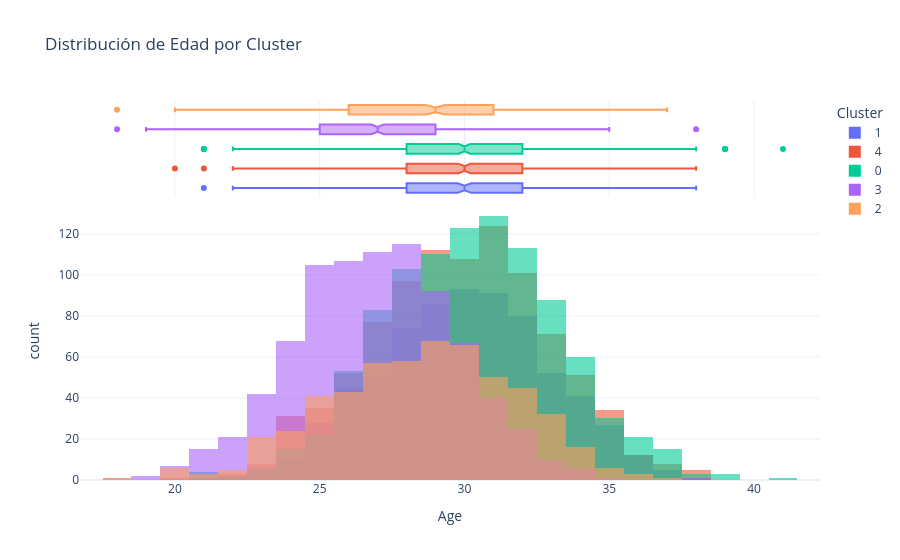

The notebook cell this image was saved under:
### Markdown cell above
HISTOGRAMAS POR CLUSTERS

### Code cell
fig = px.histogram(
    gym,
    x="Age",                 # variable que quieres analizar
    color="cluster",         # separa por cluster
    barmode="overlay",       # superpone histogramas
    opacity=0.6,             # transparencia
    nbins=30,
    marginal="box",          # mini boxplot arriba (opcional, pero buenísimo)
    title="Distribución de Edad por Cluster"
)

fig.update_layout(
    template="plotly_white",
    legend_title="Cluster"
)

fig.show()

### Figure 1 — Plotly figure (JSON) as saved in the notebook; plotly's stock layout.template omitted (floating-point values rounded to 4 significant figures; data arrays with more than 128 entries replaced by an {"elided": "..."} marker saying what was removed)
{"data": [{"bingroup": "x", "hovertemplate": "cluster=1<br>Age=%{x}<br>count=%{y}<extra></extra>", "legendgroup": "1", "marker": {"color": "#636efa", "opacity": 0.6, "pattern": {"shape": ""}}, "name": "1", "nbinsx": 30, "orientation": "v", "showlegend": true, "type": "histogram", "x": {"elided": "703 int values"}, "xaxis": "x", "yaxis": "y"}, {"hovertemplate": "cluster=1<br>Age=%{x}<extra></extra>", "legendgroup": "1", "marker": {"color": "#636efa"}, "name": "1", "notched": true, "showlegend": false, "type": "box", "x": {"elided": "703 int values"}, "xaxis": "x2", "yaxis": "y2"}, {"bingroup": "x", "hovertemplate": "cluster=4<br>Age=%{x}<br>count=%{y}<extra></extra>", "legendgroup": "4", "marker": {"color": "#EF553B", "opacity": 0.6, "pattern": {"shape": ""}}, "name": "4", "nbinsx": 30, "orientation": "v", "showlegend": true, "type": "histogram", "x": {"elided": "931 int values"}, "xaxis": "x", "yaxis": "y"}, {"hovertemplate": "cluster=4<br>Age=%{x}<extra></extra>", "legendgroup": "4", "marker": {"color": "#EF553B"}, "name": "4", "notched": true, "showlegend": false, "type": "box", "x": {"elided": "931 int values"}, "xaxis": "x2", "yaxis": "y2"}, {"bingroup": "x", "hovertemplate": "cluster=0<br>Age=%{x}<br>count=%{y}<extra></extra>", "legendgroup": "0", "marker": {"color": "#00cc96", "opacity": 0.6, "pattern": {"shape": ""}}, "name": "0", "nbinsx": 30, "orientation": "v", "showlegend": true, "type": "histogram", "x": {"elided": "984 int values"}, "xaxis": "x", "yaxis": "y"}, {"hovertemplate": "cluster=0<br>Age=%{x}<extra></extra>", "legendgroup": "0", "marker": {"color": "#00cc96"}, "name": "0", "notched": true, "showlegend": false, "type": "box", "x": {"elided": "984 int values"}, "xaxis": "x2", "yaxis": "y2"}, {"bingroup": "x", "hovertemplate": "cluster=3<br>Age=%{x}<br>count=%{y}<extra></extra>", "legendgroup": "3", "marker": {"color": "#ab63fa", "opacity": 0.6, "pattern": {"shape": ""}}, "name": "3", "nbinsx": 30, "orientation": "v", "showlegend": true, "type": "histogram", "x": {"elided": "836 int values"}, "xaxis": "x", "yaxis": "y"}, {"hovertemplate": "cluster=3<br>Age=%{x}<extra></extra>", "legendgroup": "3", "marker": {"color": "#ab63fa"}, "name": "3", "notched": true, "showlegend": false, "type": "box", "x": {"elided": "836 int values"}, "xaxis": "x2", "yaxis": "y2"}, {"bingroup": "x", "hovertemplate": "cluster=2<br>Age=%{x}<br>count=%{y}<extra></extra>", "legendgroup": "2", "marker": {"color": "#FFA15A", "opacity": 0.6, "pattern": {"shape": ""}}, "name": "2", "nbinsx": 30, "orientation": "v", "showlegend": true, "type": "histogram", "x": {"elided": "546 int values"}, "xaxis": "x", "yaxis": "y"}, {"hovertemplate": "cluster=2<br>Age=%{x}<extra></extra>", "legendgroup": "2", "marker": {"color": "#FFA15A"}, "name": "2", "notched": true, "showlegend": false, "type": "box", "x": {"elided": "546 int values"}, "xaxis": "x2", "yaxis": "y2"}], "layout": {"barmode": "overlay", "legend": {"title": {"text": "Cluster"}, "tracegroupgap": 0}, "title": {"text": "Distribución de Edad por Cluster"}, "xaxis": {"anchor": "y", "domain": [0, 1], "title": {"text": "Age"}}, "xaxis2": {"anchor": "y2", "domain": [0, 1], "matches": "x", "showgrid": true, "showticklabels": false}, "yaxis": {"anchor": "x", "domain": [0, 0.7326], "title": {"text": "count"}}, "yaxis2": {"anchor": "x2", "domain": [0.7426, 1], "matches": "y2", "showgrid": false, "showline": false, "showticklabels": false, "ticks": ""}}}
